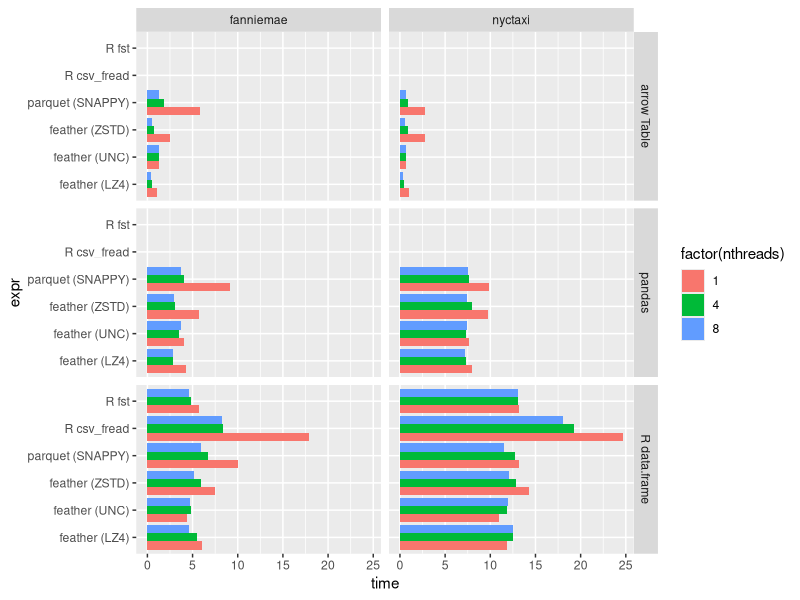
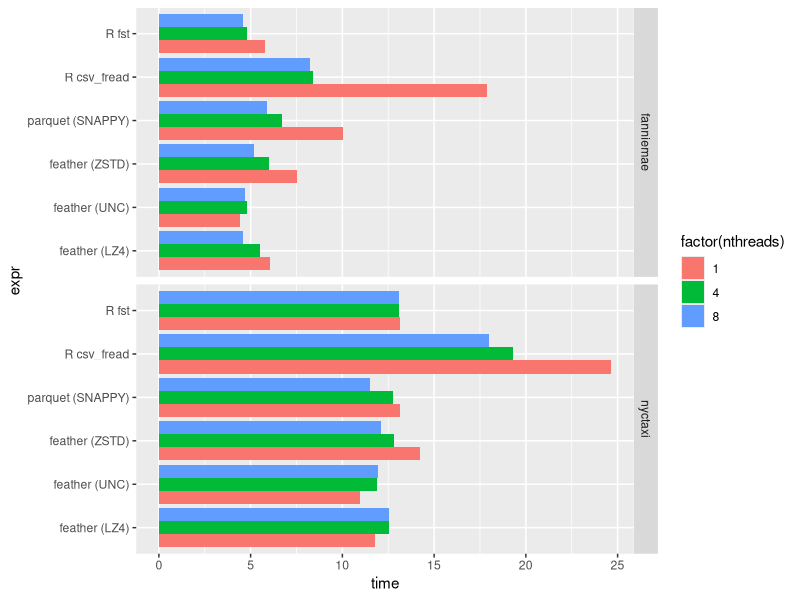
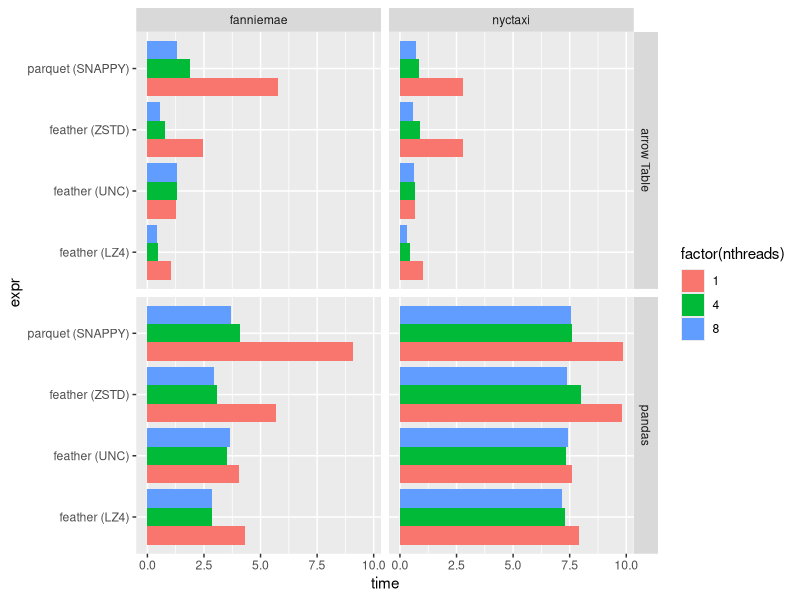
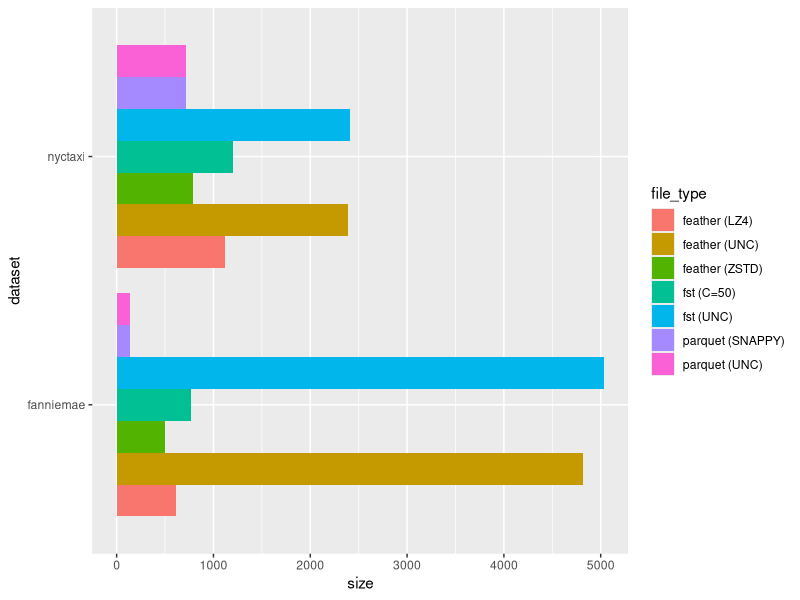
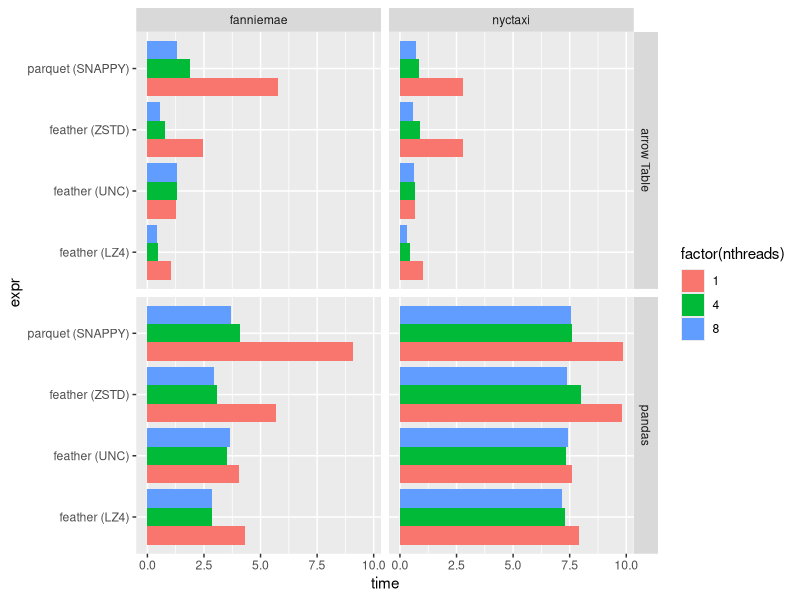
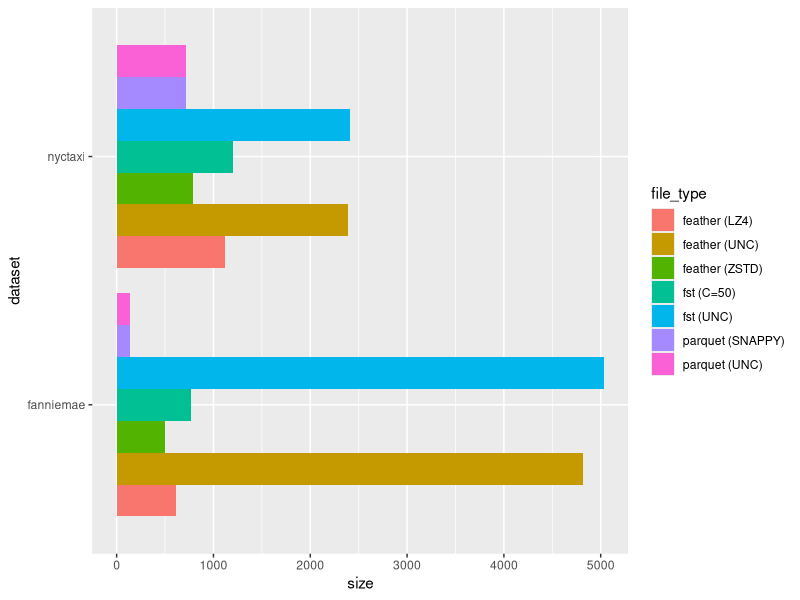

Source code (R) for these figures, in order:
library(ggplot2)

setwd("~/code/notebooks/20190919file_benchmarks/")

results <- read.csv("all_results.csv")
file_sizes <- read.csv("file_sizes.csv")

ggplot(results, aes(fill=factor(nthreads), y=time, x=expr)) +
  facet_grid(rows=vars(output_type), col=vars(dataset)) +
  geom_bar(position="dodge", stat="identity") +
  coord_flip()

ggplot(results[results$language == "R",], aes(fill=factor(nthreads), y=time, x=expr)) +
  facet_grid(rows=vars(dataset)) +
  geom_bar(position="dodge", stat="identity") +
  coord_flip()

ggplot(results[results$language == "Python",], aes(fill=factor(nthreads), y=time, x=expr)) +
  facet_grid(cols=vars(dataset), rows=vars(output_type)) +
  geom_bar(position="dodge", stat="identity") +
  coord_flip()

results

ggsave("results_20200412.png", width=10, height=6)

ggplot(file_sizes, aes(fill=file_type, y=size, x=dataset)) +
  geom_bar(position="dodge", stat="identity") +
  coord_flip()

ggsave("file_sizes_20200412.png", width=10, height=3)